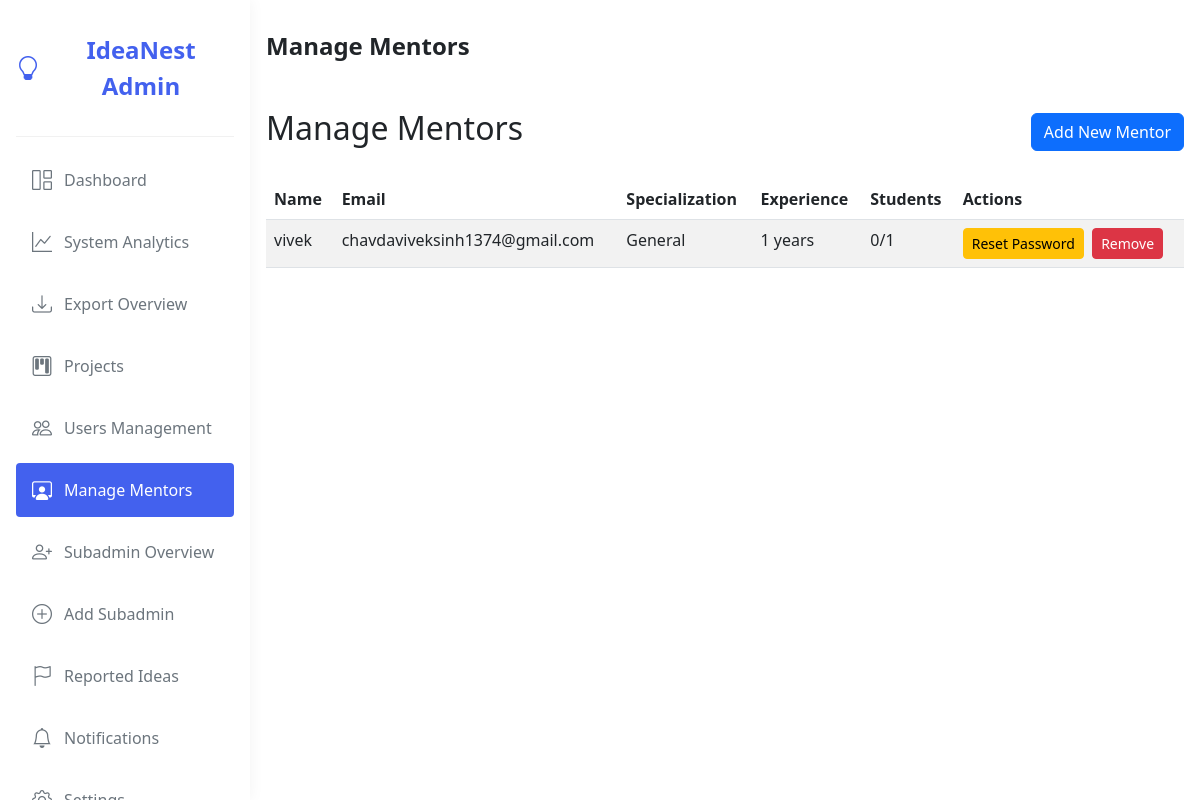
Page /Admin/manage_mentors.php (signed in) on the earlier database version.
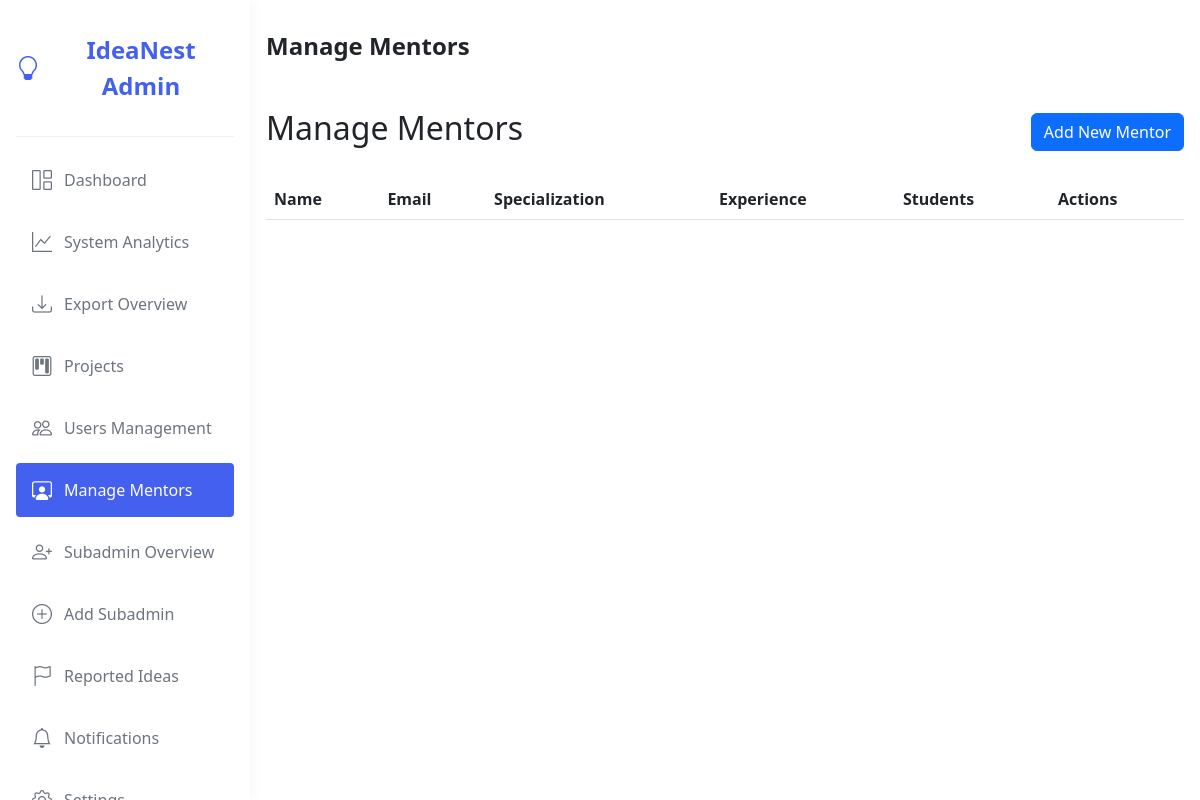
Same page on the later database version.
### tables this page shows
CREATE TABLE `mentors` (
  `id` int(11) NOT NULL AUTO_INCREMENT,
  `user_id` int(11) NOT NULL,
  `specialization` varchar(255) NOT NULL,
  `experience_years` int(11) DEFAULT 0,
  `max_students` int(11) DEFAULT 5,
  `current_students` int(11) DEFAULT 0,
  `bio` text DEFAULT NULL,
  `linkedin_url` varchar(255) DEFAULT NULL,
  `github_url` varchar(255) DEFAULT NULL,
  `created_at` timestamp NOT NULL DEFAULT current_timestamp(),
  PRIMARY KEY (`id`),
  KEY `user_id` (`user_id`),
  CONSTRAINT `mentors_ibfk_1` FOREIGN KEY (`user_id`) REFERENCES `register` (`id`) ON DELETE CASCADE
);

CREATE TABLE `register` (
  `id` int(11) NOT NULL AUTO_INCREMENT,
  `name` varchar(100) NOT NULL,
  `email` varchar(100) NOT NULL,
  `enrollment_number` varchar(50) NOT NULL,
  `gr_number` varchar(50) NOT NULL,
  `password` varchar(255) NOT NULL,
  `about` varchar(500) NOT NULL,
  `phone_no` varchar(20) DEFAULT NULL,
  `department` varchar(100) DEFAULT NULL,
  `passout_year` year(4) NOT NULL,
  `user_image` text NOT NULL DEFAULT '',
  `google_id` varchar(255) DEFAULT NULL,
  `email_notifications` tinyint(1) DEFAULT 1,
  `last_notification_sent` datetime DEFAULT NULL,
  `github_token` text DEFAULT NULL,
  `role` enum('student','mentor','admin') DEFAULT 'student',
  `expertise` text DEFAULT NULL,
  `mentor_rating` decimal(3,2) DEFAULT 0.00,
  `is_available` tinyint(1) DEFAULT 1,
  `github_username` varchar(100) DEFAULT NULL,
  `github_profile_url` varchar(255) DEFAULT NULL,
  `github_repos_count` int(11) DEFAULT 0,
  `github_last_sync` timestamp NULL DEFAULT NULL,
  PRIMARY KEY (`id`),
  UNIQUE KEY `email` (`email`),
  UNIQUE KEY `er_number` (`enrollment_number`),
  UNIQUE KEY `gr_number` (`gr_number`),
  UNIQUE KEY `google_id` (`google_id`),
  KEY `idx_register_email` (`email`),
  KEY `idx_register_enrollment` (`enrollment_number`),
  KEY `idx_github_username` (`github_username`)
);

### Admin/manage_mentors.php (the view, shortened to what the changed rows need)
<?php
require_once '../Login/Login/db.php';
$query = "SELECT r.id, r.name, r.email, m.specialization, m.experience_years, m.current_students, m.max_students
          FROM register r
          JOIN mentors m ON r.id = m.user_id
          WHERE r.role = 'mentor'";
$mentors = $conn->query($query)->fetch_all(MYSQLI_ASSOC);
?>
<!DOCTYPE html>
<html lang="en">
<head>
    <link href="https://cdn.jsdelivr.net/npm/bootstrap@5.3.0-alpha1/dist/css/bootstrap.min.css" rel="stylesheet">
    <link rel="stylesheet" href="https://cdn.jsdelivr.net/npm/bootstrap-icons@1.8.1/font/bootstrap-icons.css">
</head>
<body>
<?php include 'sidebar_admin.php'; ?>
<div class="main-content">
    <div class="topbar">
        <h1 class="page-title">Manage Mentors</h1>
    </div>
    <div class="dashboard-content">
    <div class="d-flex justify-content-between align-items-center mb-4">
        <h2>Manage Mentors</h2>
    </div>
    <div class="table-responsive">
        <table class="table table-striped">
            <thead>
                <tr>
                    <th>Name</th>
                    <th>Email</th>
                    <th>Specialization</th>
                    <th>Experience</th>
                    <th>Students</th>
                    <th>Actions</th>
                </tr>
            </thead>
            <tbody>
                <?php foreach ($mentors as $mentor) : ?>
                <tr>
                    <td><?= htmlspecialchars($mentor['name']) ?></td>
                    <td><?= htmlspecialchars($mentor['email']) ?></td>
                    <td><?= htmlspecialchars($mentor['specialization']) ?></td>
                    <td><?= $mentor['experience_years'] ?> years</td>
                    <td><?= $mentor['current_students'] ?>/<?= $mentor['max_students'] ?></td>
                    <td>
                        <button class="btn btn-sm btn-warning" onclick="resetPassword(<?= $mentor['id'] ?>, '<?= $mentor['email'] ?>')">Reset Password</button>
                        <button class="btn btn-sm btn-danger ms-1" onclick="removeMentor(<?= $mentor['id'] ?>, '<?= $mentor['name'] ?>')">Remove</button>
                    </td>
                </tr>
                <?php endforeach; ?>
            </tbody>
        </table>
    </div>
    </div>
</div>
</body>
</html>

### Admin/sidebar_admin.php (shortened to what the changed rows need)
<?php
$current_page = basename($_SERVER['PHP_SELF']);
$web_base_path = '/IdeaNest/Admin/';
$menu_items = [
        [
                'icon' => 'bi-grid-1x2',
                'title' => 'Dashboard',
                'url' => $web_base_path . 'admin.php',
                'page' => 'admin.php'
        ],
        [
                'icon' => 'bi-graph-up',
                'title' => 'System Analytics',
                'url' => $web_base_path . 'system_analytics.php',
                'page' => 'system_analytics.php'
        ],
        [
                'icon' => 'bi-download',
                'title' => 'Export Overview',
                'url' => $web_base_path . 'export_overview.php',
                'page' => 'export_overview.php'
        ],
        [
                'icon' => 'bi-kanban',
                'title' => 'Projects',
                'url' => $web_base_path . 'admin_view_project.php',
                'page' => 'admin_view_project.php'
        ],
        [
                'icon' => 'bi-people',
                'title' => 'Users Management',
                'url' => $web_base_path . 'user_manage_by_admin.php',
                'page' => 'user_manage_by_admin.php'
        ],
        [
                'icon' => 'bi-person-workspace',
                'title' => 'Manage Mentors',
                'url' => $web_base_path . 'manage_mentors.php',
                'page' => 'manage_mentors.php'
        ],
        [
                'icon' => 'bi-person-plus',
                'title' => 'Subadmin Overview',
                'url' => $web_base_path . 'subadmin_overview.php',
                'page' => 'subadmin_overview.php'
        ],
        [
                'icon' => 'bi-plus-circle',
                'title' => 'Add Subadmin',
                'url' => $web_base_path . 'subadmin/add_subadmin.php',
                'page' => 'add_subadmin.php'
        ],
        [
                'icon' => 'bi-flag',
                'title' => 'Reported Ideas',
                'url' => $web_base_path . 'manage_reported_ideas.php',
                'page' => 'manage_reported_ideas.php'
        ],
        [
                'icon' => 'bi-bell',
                'title' => 'Notifications',
                'url' => $web_base_path . 'notifications.php',
                'page' => 'notifications.php'
        ],
        [
                'icon' => 'bi-gear',
                'title' => 'Settings',
                'url' => $web_base_path . 'settings.php',
                'page' => 'settings.php'
        ]
];
?>
<div class="sidebar" id="sidebar">
    <ul class="sidebar-menu">
        <?php foreach ($menu_items as $item) : ?>
            <li class="sidebar-item">
                <a href="<?php echo $item['url']; ?>"
                   class="sidebar-link <?php echo ($current_page == $item['page']) ? 'active' : ''; ?>">
                    <i class="bi <?php echo $item['icon']; ?>"></i>
                    <span><?php echo $item['title']; ?></span>
                </a>
            </li>
        <?php endforeach; ?>
    </ul>
</div>
<link rel="stylesheet" href="../assets/css/sidebar_admin.css">
<link rel="stylesheet" href="../assets/css/loading.css">

Differences in the rows shown:
removed mentors: user.name "vivek", user.email "chavdaviveksinh1374@gmail.com", specialization "General", experience_years "1", current_students "0", max_students "1"
